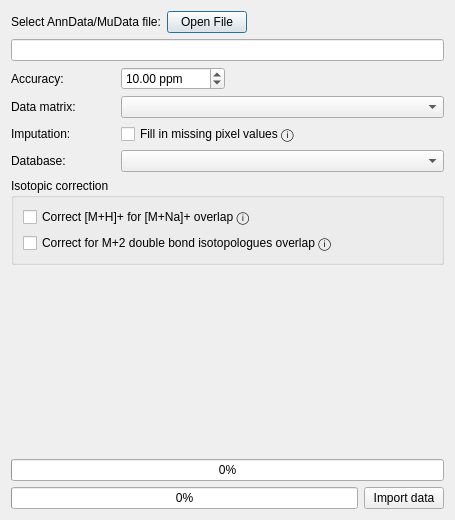
<?xml version="1.0" encoding="UTF-8"?>
<ui version="4.0">
 <class>Dialog</class>
 <widget class="QDialog" name="Dialog">
  <property name="geometry">
   <rect>
    <x>0</x>
    <y>0</y>
    <width>455</width>
    <height>520</height>
   </rect>
  </property>
  <property name="windowTitle">
   <string>Import AnnData/MuData file</string>
  </property>
  <layout class="QVBoxLayout" name="verticalLayout">
   <item>
    <layout class="QHBoxLayout" name="horizontalLayout">
     <item>
      <widget class="QLabel" name="label">
       <property name="text">
        <string>Select AnnData/MuData file:</string>
       </property>
      </widget>
     </item>
     <item>
      <widget class="QPushButton" name="open_anndata_button">
       <property name="text">
        <string>Open File</string>
       </property>
      </widget>
     </item>
     <item>
      <spacer name="horizontalSpacer">
       <property name="orientation">
        <enum>Qt::Orientation::Horizontal</enum>
       </property>
       <property name="sizeHint" stdset="0">
        <size>
         <width>40</width>
         <height>20</height>
        </size>
       </property>
      </spacer>
     </item>
    </layout>
   </item>
   <item>
    <widget class="QLineEdit" name="anndata_path_line_edit">
     <property name="readOnly">
      <bool>true</bool>
     </property>
    </widget>
   </item>
   <item>
    <layout class="QGridLayout" name="gridLayout">
     <item row="0" column="0">
      <widget class="QLabel" name="label_3">
       <property name="text">
        <string>Accuracy:</string>
       </property>
      </widget>
     </item>
     <item row="0" column="1">
      <widget class="QDoubleSpinBox" name="ppm_spinbox">
       <property name="minimumSize">
        <size>
         <width>100</width>
         <height>0</height>
        </size>
       </property>
       <property name="suffix">
        <string> ppm</string>
       </property>
       <property name="minimum">
        <double>0.050000000000000</double>
       </property>
       <property name="value">
        <double>10.000000000000000</double>
       </property>
      </widget>
     </item>
     <item row="1" column="0">
      <widget class="QLabel" name="label_matrix">
       <property name="text">
        <string>Data matrix:</string>
       </property>
      </widget>
     </item>
     <item row="1" column="1" colspan="3">
      <widget class="QComboBox" name="matrix_combo_box"/>
     </item>
     <item row="2" column="0">
      <widget class="QLabel" name="label_4">
       <property name="text">
        <string>Imputation:</string>
       </property>
      </widget>
     </item>
     <item row="2" column="1" colspan="3">
      <widget class="QCheckBox" name="imputation_checkbox">
       <property name="toolTip">
        <string>&lt;html&gt;&lt;head/&gt;&lt;body&gt;&lt;p&gt;Enables median imputation to fill in pixels with no signal, using the values of 3x3 surrounding pixels. AnnData background pixels remain transparent.&lt;/p&gt;&lt;/body&gt;&lt;/html&gt;</string>
       </property>
       <property name="text">
        <string>Fill in missing pixel values ⓘ</string>
       </property>
      </widget>
     </item>
     <item row="3" column="0">
      <widget class="QLabel" name="label_5">
       <property name="text">
        <string>Database:</string>
       </property>
      </widget>
     </item>
     <item row="3" column="1" colspan="3">
      <widget class="QComboBox" name="database_combo_box"/>
     </item>
    </layout>
   </item>
   <item>
    <widget class="QGroupBox" name="isotope_group_box">
     <property name="title">
      <string>Isotopic correction</string>
     </property>
     <layout class="QVBoxLayout" name="verticalLayout_3">
      <item>
       <widget class="QCheckBox" name="na_iso_cor_checkbox">
        <property name="text">
         <string>Correct [M+H]+ for [M+Na]+ overlap ⓘ</string>
        </property>
       </widget>
      </item>
      <item>
       <widget class="QCheckBox" name="m2_iso_cor_checkbox">
        <property name="text">
         <string>Correct for M+2 double bond isotopologues overlap ⓘ</string>
        </property>
       </widget>
      </item>
     </layout>
    </widget>
   </item>
   <item>
    <spacer name="verticalSpacer">
     <property name="orientation">
      <enum>Qt::Orientation::Vertical</enum>
     </property>
     <property name="sizeHint" stdset="0">
      <size>
       <width>20</width>
       <height>40</height>
      </size>
     </property>
    </spacer>
   </item>
   <item>
    <widget class="QProgressBar" name="progress_bar_overall">
     <property name="value">
      <number>0</number>
     </property>
    </widget>
   </item>
   <item>
    <layout class="QHBoxLayout" name="horizontalLayout_2">
     <item>
      <widget class="QProgressBar" name="progress_bar_file">
       <property name="value">
        <number>0</number>
       </property>
      </widget>
     </item>
     <item>
      <widget class="QPushButton" name="import_data_button">
       <property name="text">
        <string>Import data</string>
       </property>
      </widget>
     </item>
    </layout>
   </item>
  </layout>
 </widget>
 <resources/>
 <connections/>
</ui>
